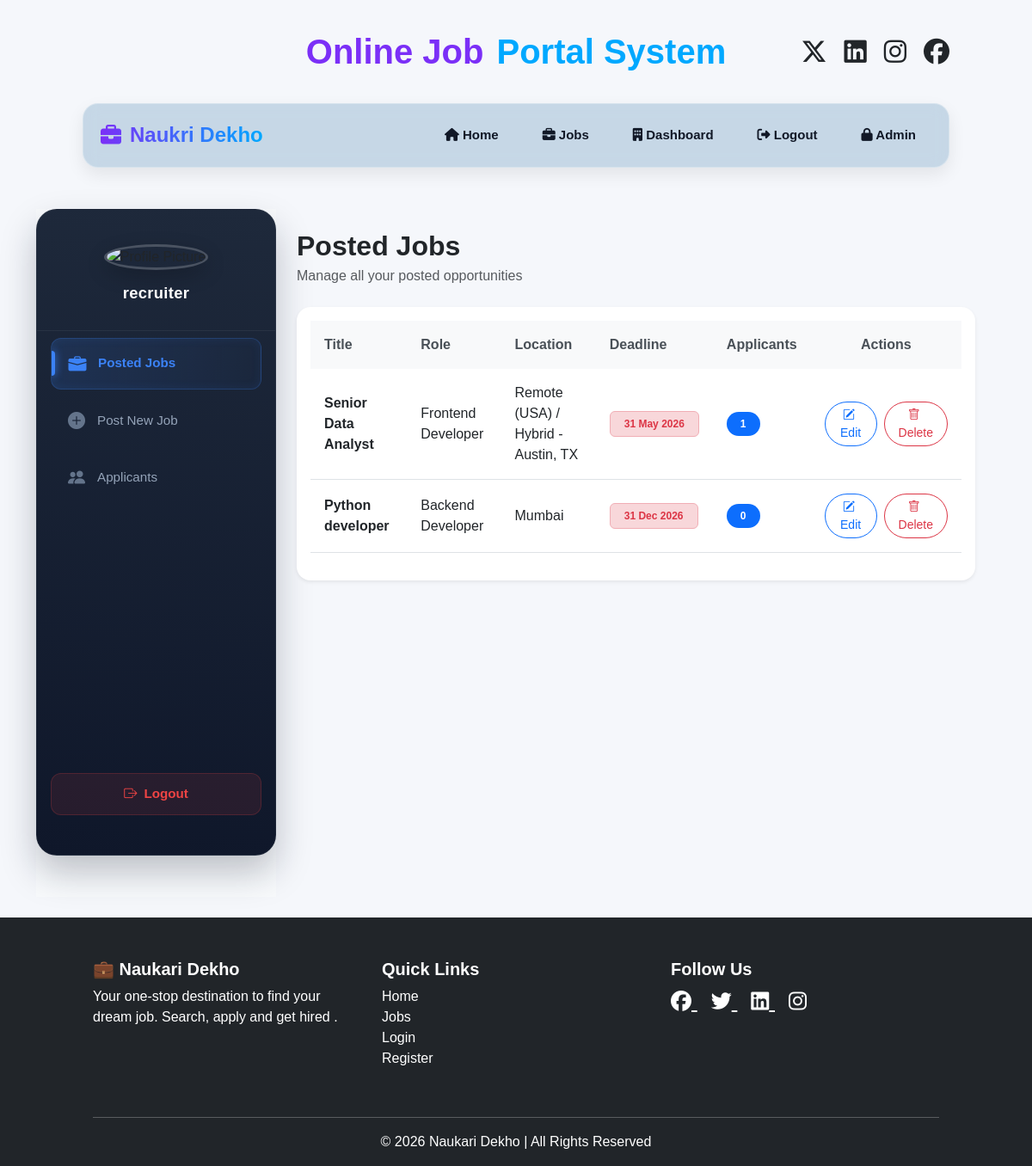
Page /posted-jobs/ (signed in) on the committed database.
### jobs/models.py (models this page shows, shortened)
class Job(models.Model):
    recruiter = models.ForeignKey(
        User,
        on_delete=models.CASCADE
    )
    title = models.CharField(max_length=200)
    role = models.CharField(max_length=200)
    company = models.CharField(max_length=200)
    location = models.CharField(max_length=200)
    salary = models.IntegerField()
    description = models.TextField()
    application_deadline = models.DateField(
    null=True,
    blank=True
)
    created_at = models.DateTimeField(
        auto_now_add=True
    )

### jobs/views.py (the view)
@login_required
def posted_jobs(request):
    jobs = Job.objects.filter(
        recruiter=request.user
    )
    context = {
        'jobs': jobs
    }
    return render(
        request,
        'recruiter/posted_jobs.html',
        context
    )

### templates/recruiter/posted_jobs.html (shortened to what this page needs)
{% extends 'base.html' %}
{% block content %}
<div class="container-fluid py-4">
    <div class="row">
        {% include 'recruiter/recruiter_sidebar.html' %}
        <div class="col-lg-9 col-md-8 p-4">
            <div class="mb-4">
                <h2 class="fw-bold mb-1">
                    Posted Jobs
                </h2>
                <p class="text-muted mb-0">
                    Manage all your posted opportunities
                </p>
            </div>
            <div class="card border-0 shadow-sm rounded-4">
                <div class="card-body">
                    <div class="table-responsive">
                        <table class="table align-middle table-hover">
                            <thead class="table-light">
                                <tr>
                                    <th>Title</th>
                                    <th>Role</th>
                                    <th>Location</th>
                                    <th>Deadline</th>
                                    <th>Applicants</th>
                                    <th class="text-center">Actions</th>
                                </tr>
                            </thead>
                            <tbody>
                                {% for job in jobs %}
                                <tr>
                                    <td class="fw-semibold">
                                        {{ job.title }}
                                    </td>
                                    <td>
                                        {{ job.role }}
                                    </td>
                                    <td>
                                        {{ job.location }}
                                    </td>
                                    <td>
                                        <span class="badge bg-danger-subtle text-danger border border-danger-subtle px-3 py-2">
                                            {{ job.application_deadline|date:"d M Y" }}
                                        </span>
                                    </td>
                                    <td>
                                        <span class="badge bg-primary rounded-pill px-3 py-2">
                                            {{ job.application_set.count }}
                                        </span>
                                    </td>
                                    <td class="text-center">
                                        <div class="d-flex justify-content-center gap-2">
                                            <a href="{% url 'edit_job' job.id %}"
                                               class="btn btn-sm btn-outline-primary rounded-pill px-3">
                                                <i class="bi bi-pencil-square me-1"></i>
                                                Edit
                                            </a>
                                            <a href="{% url 'delete_job' job.id %}"
                                               class="btn btn-sm btn-outline-danger rounded-pill px-3"
                                               onclick="return confirm('Are you sure you want to delete this job?')">
                                                <i class="bi bi-trash me-1"></i>
                                                Delete
                                            </a>
                                        </div>
                                    </td>
                                </tr>
                                {% endfor %}
                            </tbody>
                        </table>
                    </div>
                </div>
            </div>
        </div>
    </div>
</div>
{% endblock %}

### templates/recruiter/recruiter_sidebar.html
<div class="col-lg-3 col-md-4 sidebar p-0">
    <div class="sidebar-wrapper d-flex flex-column">
        <div class="text-center sidebar-top">
            <div class="profile-img-container">
                <img src="https://cdn-icons-png.flaticon.com/512/3135/3135715.png"
                     width="90"
                     class="rounded-circle profile-img"
                     alt="Profile Picture">
            </div>
            <h4 class="fw-bold mt-3 text-white user-greeting">
                {{ request.user.username }}
            </h4>
        </div>
        <ul class="nav flex-column px-3 mt-2 sidebar-nav">
            <li class="nav-item mb-2">
                <a href="{% url 'posted_jobs' %}"
                   class="nav-link dashboard-link {% if request.resolver_match.url_name == 'posted_jobs' %}active{% endif %}">
                    <i class="bi bi-briefcase-fill"></i>
                    <span>Posted Jobs</span>
                </a>
            </li>
            <li class="nav-item mb-2">
                <a href="{% url 'add_job' %}"
                   class="nav-link dashboard-link {% if request.resolver_match.url_name == 'add_job' %}active{% endif %}">
                    <i class="bi bi-plus-circle-fill"></i>
                    <span>Post New Job</span>
                </a>
            </li>
            <li class="nav-item mb-2">
                <a href="#"
                   class="nav-link dashboard-link {% if request.resolver_match.url_name == 'applicants' %}active{% endif %}">
                    <i class="bi bi-people-fill"></i>
                    <span>Applicants</span>
                </a>
            </li>
        </ul>
        <div class="p-3 mt-auto">
            <a href="{% url 'logout' %}"
               class="btn btn-logout w-100 d-flex align-items-center justify-content-center gap-2">
                <i class="bi bi-box-arrow-right"></i>
                <span>Logout</span>
            </a>
        </div>
    </div>
</div>

### static/css/base.css (style rules this page uses)
* { margin:0; padding:0; box-sizing:border-box; font-family:Arial, sans-serif; }
body { background: linear-gradient(135deg,#eef2ff,#f8fafc,#dbeafe); overflow-x:hidden; }
img { max-width:100%; height:auto; }

### static/css/header.css (style rules this page uses)
img { max-width: 100%; height: auto; }

### static/css/home.css (style rules this page uses)
* { margin:0; padding:0; box-sizing:border-box; font-family:Arial, sans-serif; }
body { background: linear-gradient(135deg,#eef2ff,#f8fafc,#dbeafe); overflow-x:hidden; }

### static/css/user_dashboard.css (style rules this page uses)
.sidebar { min-height: 100vh; padding: 20px; background: #f4f7fc; }
.sidebar-wrapper { min-height: calc(100vh - 40px); background: linear-gradient(180deg, #1e293b, #0f172a); border-radius: 30px; padding: 20px 0; box-shadow: 0 10px 30px rgba(0, 0, 0, 0.2); }
.sidebar-top { padding: 30px 20px; }
.profile-img { border: 4px solid #e9ecef; }
.dashboard-link { color: white; padding: 14px 18px; border-radius: 14px; font-weight: 500; transition: 0.3s; display: flex; align-items: center; position: relative; z-index: 10; text-decoration: none; }
.dashboard-link i { font-size: 18px; color: white; }

### static/css/recruiter_dashboard.css (style rules this page uses)
.sidebar { min-height: 100vh; padding: 24px; background: #f8fafc; }
.sidebar-wrapper { min-height: calc(100vh - 48px); background: linear-gradient(185deg, #1e293b 0%, #0f172a 100%); border-radius: 24px; padding: 30px 0; box-shadow: 0 20px 40px rgba(15, 23, 42, 0.25); border: 1px solid rgba(255, 255, 255, 0.05); }
.sidebar-top { padding: 10px 24px 24px 24px; border-bottom: 1px solid rgba(255, 255, 255, 0.06); }
.profile-img-container { position: relative; display: inline-block; }
.profile-img { border: 3px solid rgba(255, 255, 255, 0.2); box-shadow: 0 8px 24px rgba(0, 0, 0, 0.2); transition: transform 0.4s cubic-bezier(0.175, 0.885, 0.32, 1.275); }
.user-greeting { font-size: 1.15rem; letter-spacing: 0.3px; }
.sidebar-nav { list-style: none; }
.dashboard-link { color: #94a3b8; padding: 14px 20px; border-radius: 12px; font-weight: 500; font-size: 0.95rem; transition: all 0.3s cubic-bezier(0.4, 0, 0.2, 1); display: flex; align-items: center; position: relative; overflow: hidden; }
.dashboard-link i { font-size: 20px; margin-right: 14px; color: #64748b; transition: transform 0.3s ease, color 0.3s ease; }
.dashboard-link.active { background: linear-gradient(90deg, rgba(59, 130, 246, 0.15) 0%, rgba(59, 130, 246, 0.03) 100%); color: #3b82f6 !important; font-weight: 600; border: 1px solid rgba(59, 130, 246, 0.25); box-shadow: inset 0 0 12px rgba(59, 130, 246, 0.1); }
.dashboard-link.active::before { content: ''; position: absolute; left: 0; top: 25%; height: 50%; width: 4px; background: #3b82f6; border-radius: 0 4px 4px 0; box-shadow: 0 0 10px #3b82f6; }
.dashboard-link.active i { color: #3b82f6 !important; transform: scale(1.05); }
.btn-logout { background: rgba(239, 68, 68, 0.1); border: 1px solid rgba(239, 68, 68, 0.2); color: #ef4444; padding: 12px; font-weight: 600; font-size: 0.95rem; border-radius: 12px; transition: all 0.2s ease; }

### templates/recruiter/posted_jobs.html (style rules this page uses)
body { background: #f5f7fb; }
.card { border-radius: 20px; }
.table th { font-weight: 600; color: #495057; border-bottom: none; padding: 16px; }
.table td { vertical-align: middle; padding: 16px; }
.btn-outline-primary, .btn-outline-danger { transition: 0.3s ease; }

### rows in the picture
Job: title "Senior Data Analyst", role "Frontend Developer", location "Remote (USA) / Hybrid - Austin, TX", application_deadline "31 May 2026", application_set.count "1"
Job: title "Python developer", role "Backend Developer", location "Mumbai", application_deadline "31 Dec 2026", application_set.count "0"

### other values in the picture
{{ request.user.username }} "recruiter"
